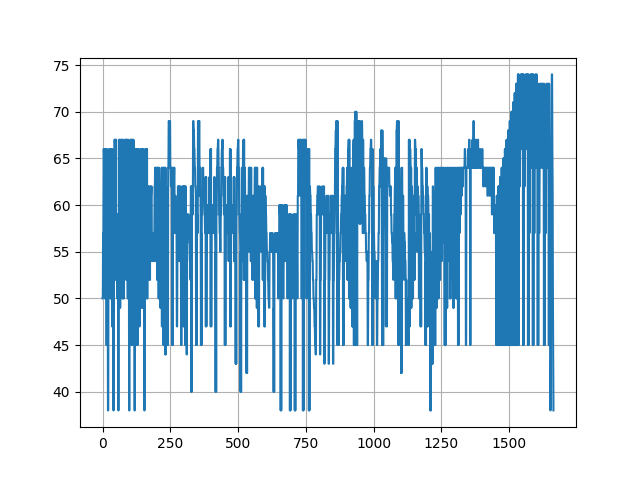

Write Python code to recreate this figure.
import matplotlib.pyplot as plt
import numpy as np
from mido import MidiFile

mid = MidiFile('bach_cello-suite-1.mid')

mididict = []
pitch = []
x = []
y = []

for i in mid: # put all note on/off in midinote as dictionary.
    if i.type == 'note_on' or i.type == 'note_off' or i.type == 'time_signature':
        mididict.append(i.dict())

mem1=0
for i in mididict: # change time values from delta to relative time.
    time = i['time'] + mem1
    i['time'] = time

    mem2 = []
    if i['type'] == 'note_on' or i['type'] == 'note_off': # put note, as nested list in a list. # format is [note]
        mem2.append(i['note'])
        pitch.append(mem2)

for i in pitch:
    y.append(i)

num = 0
for index in range(0, len(y)):
    x.append(num)
    num += 1

fig, ax = plt.subplots()
ax.plot(x, y)

ax.grid()

fig.savefig("test.png")
plt.show()
